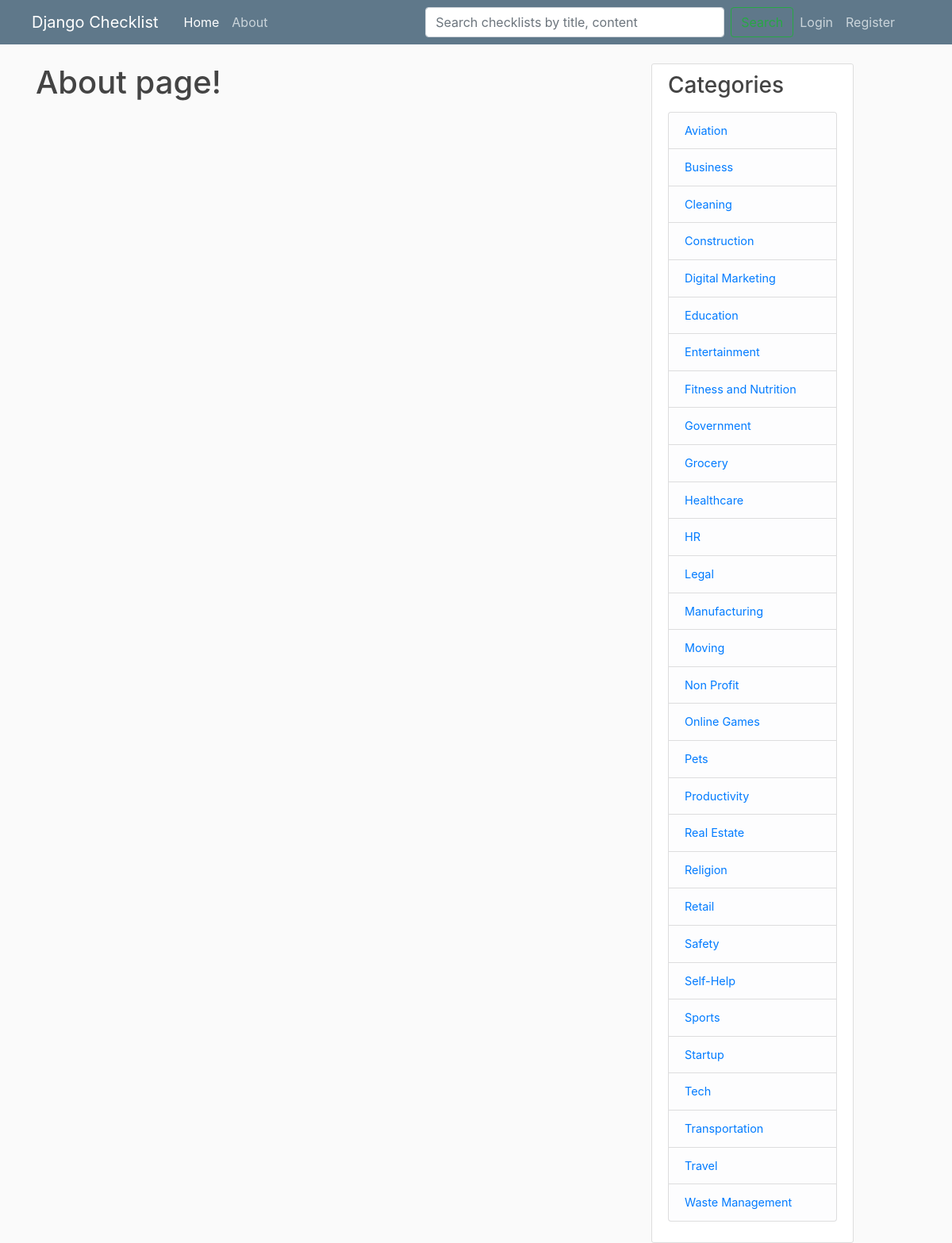
The page /about/ on the database its author committed.
### checklist/models.py (models this page shows)
class Category(models.Model):
	name = models.CharField(max_length=30)
	def __str__(self):
		return self.name

### checklist/views.py (the view)
# urls.py: path('about/', views.about, name='checklist-about'),
def about(request):
	return render(request, 'checklist/about.html', {'title_new': 'about'})

### checklist/context_processors.py (called while the page is built)
def add_variable_to_context(request):
	return {
		'category_list': Category.objects.all()
	}

### checklist/templates/checklist/about.html
{% extends "checklist/base.html" %}
{% block content %}
	<h1>About page!</h1>
{% endblock %}

### checklist/templates/checklist/base.html (shortened to what this page needs)
{% load static %}
<!DOCTYPE html>
<html>
<head>
    <link rel="stylesheet" href="https://stackpath.bootstrapcdn.com/bootstrap/4.4.1/css/bootstrap.min.css">
    <link rel="stylesheet" type="text/css" href="{% static 'Checklist/main.css' %}">
</head>
<body>
	<header class="site-header">
        <nav class="navbar navbar-expand-md navbar-dark bg-steel fixed-top">
            <div class="navbar-brand mr-4 ml-4">Django Checklist</div>
            <div class="collapse navbar-collapse" id="navbarToggle">
                <ul class="navbar-nav mr-auto">
                  <li class="nav-item active"> <a class="nav-item nav-link" href="{% url 'checklist-home' %}">Home</a> </li>
                  <li class="nav-item"> <a class="nav-item nav-link" href="{% url 'checklist-about' %}">About</a> </li>
                </ul>
                <form class="form-inline mt-2 mt-md-0" action="{% url 'search' %}" method="get" placeholder="Search" aria-label="Search">
                    <input type="text" size="30" maxlength="30" placeholder="Search checklists by title, content" name="q" value="" class="form-control mr-sm-2" id="q">
                    <input type="submit" value="Search" class="btn btn-outline-success my-2 my-sm-0">
                </form>
                <ul class="navbar-nav mr-5">
                    {% if user.is_authenticated %}
                        <li><a class="nav-item nav-link" href="{% url 'checklist-create' %}">New Checklist</a></li>
                        <li class="nav-item dropdown">
                            <a class="nav-link dropdown-toggle" href="#" id="navbarDropdown" role="button" data-toggle="dropdown" aria-haspopup="true" aria-expanded="false"> My Collections </a>
                            <div class="dropdown-menu" aria-labelledby="navbarDropdown">
                                <a class="dropdown-item" href="{% url 'user-checklists' user.username %}">My CheckLists</a>
                                <a class="dropdown-item" href="{% url 'bookmarks' %}">My Bookmarks</a>
                                <a class="dropdown-item" href="{% url 'upvotes' %}">My Upvoted Lists</a>
                            </div>
                        </li>
                        <li class="nav-item dropdown">
                            <a class="nav-link dropdown-toggle" href="#" id="navbarDropdown" role="button" data-toggle="dropdown" aria-haspopup="true" aria-expanded="false"> My Profile </a>
                            <div class="dropdown-menu" aria-labelledby="navbarDropdown">
                                <a class="dropdown-item" href="{% url 'profile' %}">Account Page</a>
                                <a class="dropdown-item" href="{% url 'logout' %}">Logout</a>
                            </div>
                        </li>
                    {% else %}
                        <a class="nav-item nav-link" href="{% url 'login' %}">Login</a>
                        <a class="nav-item nav-link" href="{% url 'register' %}">Register</a>
                    {% endif %}
                </ul>
            </div>
    </nav>
    </header>
	<main role="main" class="container">
      <div class="row">
        <div class="col-md-8">
          {% block content %}{% endblock %}
        </div>
        <div class="col-md-3 ml-3">
          <div class="content-section" style="font-size: 0.9em">
            <h3>Categories</h3>
            <p class='text-muted'>
              <ul class="list-group">
                {% for category in category_list %}
                    <li class="list-group-item list-group-item-light">
                        <a href="{% url 'category' category %}">{{ category }}</a>
                    </li>
                {% endfor %}
              </ul>
            </p>
          </div>
        </div>
      </div>
    </main>
</body>
</html>

### checklist/static/checklist/main.css (style rules this page uses)
body { background: #fafafa; color: #333333; margin-top: 5rem; }
h1, h2, h3, h4, h5, h6 { color: #444444; }
ul { margin: 0; }
.bg-steel { background-color: #5f788a; }
.site-header .navbar-nav .nav-link { color: #cbd5db; }
.content-section { background: #ffffff; padding: 10px 20px; border: 1px solid #dddddd; border-radius: 3px; margin-bottom: 20px; }

### rows shown on the page
Category: name "Aviation"
Category: name "Business"
Category: name "Cleaning"
Category: name "Construction"
Category: name "Digital Marketing"
Category: name "Education"
Category: name "Entertainment"
Category: name "Fitness and Nutrition"
Category: name "Government"
Category: name "Grocery"
Category: name "Healthcare"
Category: name "HR"
Category: name "Legal"
Category: name "Manufacturing"
Category: name "Moving"
Category: name "Non Profit"
Category: name "Online Games"
Category: name "Pets"
Category: name "Productivity"
Category: name "Real Estate"
Category: name "Religion"
Category: name "Retail"
Category: name "Safety"
Category: name "Self-Help"
Category: name "Sports"
Category: name "Startup"
Category: name "Tech"
Category: name "Transportation"
Category: name "Travel"
Category: name "Waste Management"
